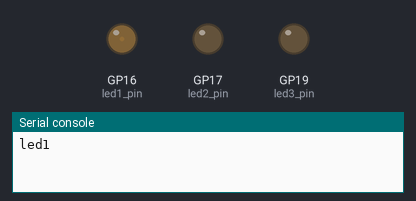
The program below on a simulated Raspberry Pi Pico running MicroPython. Parts: output pins drawn as LEDs (lit = HIGH), the last lines printed to the serial console.

Above: at 0.07 s.
At 10.31 s:
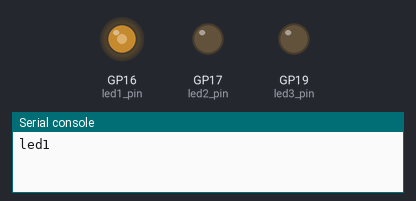
At 20.6 s:
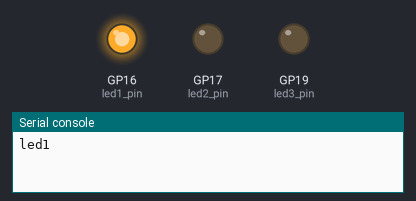
At 39.02 s:
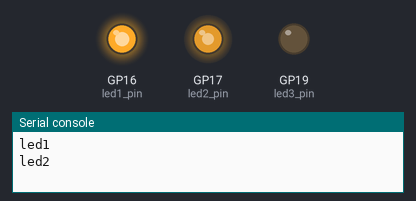
Timing chart, 0 to 40.0 s (numbered marks = the images above):
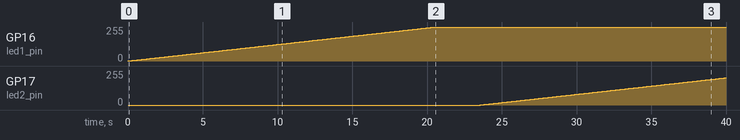

The program:

pulsemanyleds.py
```python
import machine
import time

# Define the pins that the LEDs are connected to
led1_pin = machine.Pin(16, machine.Pin.OUT)
led2_pin = machine.Pin(17, machine.Pin.OUT)
led3_pin = machine.Pin(19, machine.Pin.OUT)

# Create PWM objects for each LED
led1_pwm = machine.PWM(led1_pin)
led2_pwm = machine.PWM(led2_pin)
led3_pwm = machine.PWM(led3_pin)

# Set the PWM frequency for all LEDs
led1_pwm.freq(1000)
led2_pwm.freq(1000)
led3_pwm.freq(1000)

# Slowly dim the LEDs one at a time with a 3 second delay between them
led1_pwm.duty_u16(0)
led2_pwm.duty_u16(0)
led3_pwm.duty_u16(0)

print('led1')
for i in range(0, 65535, 32):
    led1_pwm.duty_u16(i)
    time.sleep(0.01)

time.sleep(3)

print('led2')
for i in range(0, 65535, 32):
    led2_pwm.duty_u16(i)
    time.sleep(0.01)

time.sleep(3)

print('led3')
for i in range(0, 65535, 32):
    led3_pwm.duty_u16(i)
    time.sleep(0.01)

time.sleep(3)

for i in range(65535, 0, -16):
    led1_pwm.duty_u16(i)
    time.sleep(0.001)

for i in range(65535, 0, -16):
    led2_pwm.duty_u16(i)
    time.sleep(0.001)

for i in range(65535, 0, -16):
    led3_pwm.duty_u16(i)
    time.sleep(0.001)


print('turn them off')
# Turn off all LEDs
led1_pwm.duty_u16(0)
led2_pwm.duty_u16(0)
led3_pwm.duty_u16(0)
```

Measured:
- by itself, GP16 (led1_pin): moves from 0/255 to 255/255 over 20.5 s
- by itself, GP17 (led2_pin): moves from 0/255 to 204/255 over 16.4 s
